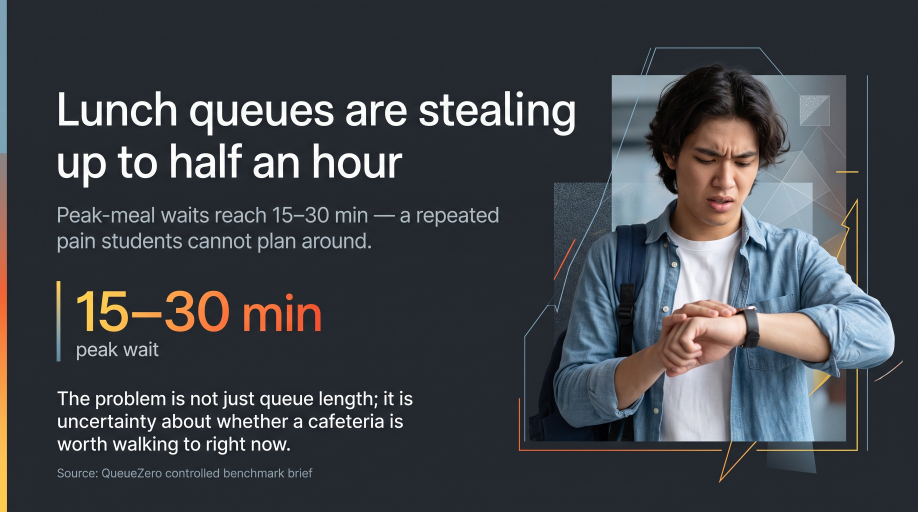
#> input picture benchmark/generated/queuezero/gemini31flash-oracle-v1/problem-hook.jpg, 2752 x 1536 px (shown at 1/3 size)
$ python build_stage4_oracle_reconstruction.py
#> lines starting #> are read from the running program, lines starting #| are printed output that depends on the picture
### src/visual_ir/sample_renderer.py
#!/usr/bin/env python3
"""Render Stage 4 compiled layout solutions into editable PowerPoint objects."""

from __future__ import annotations

import hashlib
import json
from pathlib import Path

from pptx import Presentation
from pptx.dml.color import RGBColor
from pptx.enum.shapes import MSO_CONNECTOR_TYPE, MSO_SHAPE
from pptx.enum.text import MSO_ANCHOR, PP_ALIGN
from pptx.util import Inches, Pt

from src.ir.runtime import load_json, object_index, resolved_object_text
from src.visual_ir.style_runtime import resolve_style_profile

SLIDE_W_IN = 13.333333
SLIDE_H_IN = 7.5
STYLE_PATH = "experiment/queuezero/style_profiles/queuezero_hackathon_v0.json"


def _rgb(value: str) -> RGBColor:
    value = value.lstrip("#")
    return RGBColor(int(value[0:2], 16), int(value[2:4], 16), int(value[4:6], 16))


# [190 lines left out: functions _name_shape, _to_emu_box, _to_emu_points, _shape_signature, _text_for, _add_text and 5 more, not called in this run]


def new_presentation():
    prs = Presentation(); prs.slide_width = Inches(SLIDE_W_IN); prs.slide_height = Inches(SLIDE_H_IN)
    return prs


# [10 lines left out: function render_compiled_sample, not called in this run]

### scripts/build_stage4_oracle_reconstruction.py
#!/usr/bin/env python3
"""Build the first oracle-derived editable reconstruction deck.

The full-slide Gemini outputs are never placed as slide backgrounds. The only
oracle-derived raster used here is a deterministic, text-free crop of the problem
slide's human hero region. All authoritative slide text remains native PowerPoint
text from frozen Semantic IR.
"""

from __future__ import annotations

import copy
import hashlib
import json
import sys
from pathlib import Path

from PIL import Image

ROOT = Path(__file__).resolve().parents[1]
if str(ROOT) not in sys.path:
    sys.path.insert(0, str(ROOT))

from src.ir.runtime import load_json
from src.visual_ir.compiler import compile_slide_ir
from src.visual_ir.sample_renderer import new_presentation, render_layout_slide

GENERATION_ID = "gemini31flash-oracle-v1"
ORACLE_ROOT = ROOT / "benchmark" / "generated" / "queuezero" / GENERATION_ID
OUT = ROOT / "dist" / "stage4" / "oracle_reconstruction_v1"
ASSET_DIR = OUT / "assets"
DERIVED_IR_DIR = OUT / "visual_ir"
BINDINGS_REL = "dist/stage4/oracle_reconstruction_v1/asset_bindings.json"

BASE_IR = {
    "problem-hook": ROOT / "experiment/queuezero/visual_ir/problem_hook.stage4.v0.json",
    "how-it-works": ROOT / "experiment/queuezero/visual_ir/how_it_works.stage4.v0.json",
    "validation-traction": ROOT / "experiment/queuezero/visual_ir/validation_traction.stage4.v0.json",
}
VARIANTS = {
    "problem-hook": "oracle_dark_metric_scene_right",
    "how-it-works": "oracle_visual_system_left_copy_right",
    "validation-traction": "oracle_evidence_field_to_pilot",
}


def sha256(path: Path):
    return hashlib.sha256(path.read_bytes()).hexdigest()


def prepare_problem_hero():
    src = ORACLE_ROOT / "problem-hook.jpg"
    if not src.is_file():
        raise RuntimeError(f"missing persisted visual oracle: {src}")
    ASSET_DIR.mkdir(parents=True, exist_ok=True)
    dst = ASSET_DIR / "problem_person_text_free_crop.jpg"
    with Image.open(src) as im:
#> im is the input picture: PIL image 2752x1536 RGB; mean R, G, B 63, 66.5, 71.8
        w, h = im.size
#> w = 2752; h = 1536
        # Start right of the oracle's raster headline. This deliberately keeps
        # only the human/scene region and excludes all raster typography.
        crop = im.crop((int(w * 0.635), int(h * 0.080), int(w * 0.990), int(h * 0.910)))
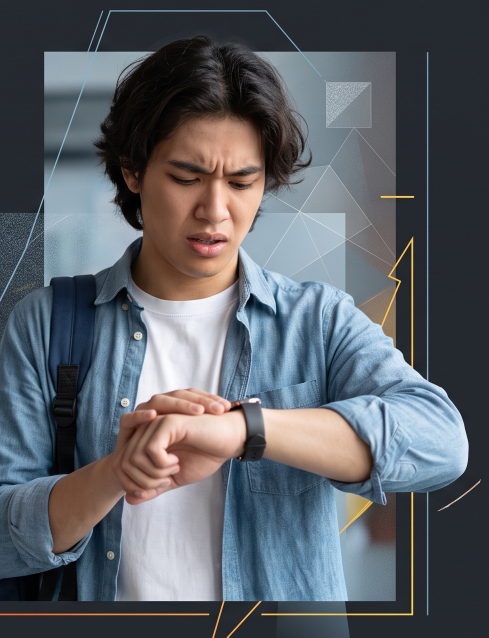
#> crop: PIL image 977x1275 RGB (shown at 1/2 size); mean R, G, B 91.8, 96.4, 103
        crop.save(dst, format="JPEG", quality=92, optimize=True)
    return src, dst


def derived_ir(slide_id: str):
    ir = copy.deepcopy(load_json(BASE_IR[slide_id]))
    ir["status"] = "oracle_reconstruction_v1_not_style_frozen"
    ir["composition"]["variant"] = VARIANTS[slide_id]
    ir["composition"]["selection_reason"] = (
        "Oracle-derived reconstruction variant: preserve frozen semantics while "
        "testing whether stronger composition reduces the visual-ceiling gap."
    )
    ir.setdefault("style", {})["oracle_generation_id"] = GENERATION_ID
    if slide_id == "problem-hook":
        ir["style"]["canvas_background_token"] = "dark_field"
    ir["oracle_reconstruction"] = {
        "visual_oracle_generation_id": GENERATION_ID,
        "semantic_authority": False,
        "full_slide_raster_forbidden": True,
        "variant": VARIANTS[slide_id],
    }
    return ir


def main():
    OUT.mkdir(parents=True, exist_ok=True)
    DERIVED_IR_DIR.mkdir(parents=True, exist_ok=True)
    oracle_src, hero_crop = prepare_problem_hero()

    bindings = {
        "schema_version": "stage4-oracle-reconstruction-bindings-v1",
        "semantic_authority": False,
        "bindings": {
            "problem-hook": {
                "hero_visual_slot": str(hero_crop.relative_to(ROOT)),
            }
        },
        "derived_assets": [{
            "output": str(hero_crop.relative_to(ROOT)),
            "source_oracle": str(oracle_src.relative_to(ROOT)),
            "source_sha256": sha256(oracle_src),
            "output_sha256": sha256(hero_crop),
            "operation": "deterministic_text_free_crop",
            "crop_norm": [0.635, 0.080, 0.355, 0.830],
            "semantic_authority": False,
        }],
    }
    bindings_path = ROOT / BINDINGS_REL
    bindings_path.parent.mkdir(parents=True, exist_ok=True)
    bindings_path.write_text(json.dumps(bindings, indent=2) + "\n", encoding="utf-8")

    prs = new_presentation()
    solutions, realizations, derived_irs = [], [], []
    for slide_id in ("problem-hook", "how-it-works", "validation-traction"):
        ir = derived_ir(slide_id)
        derived_path = DERIVED_IR_DIR / f"{slide_id}.json"
        derived_path.write_text(json.dumps(ir, indent=2) + "\n", encoding="utf-8")
        solution = compile_slide_ir(
            ROOT,
            ir,
            asset_bindings_path=BINDINGS_REL,
            compiler_label="scripts/build_stage4_oracle_reconstruction.py::compile_slide_ir",
        )
        solutions.append(solution)
        realizations.append(render_layout_slide(ROOT, prs, solution))
        derived_irs.append({
            "slide_id": slide_id,
            "path": str(derived_path.relative_to(ROOT)),
            "variant": VARIANTS[slide_id],
            "visual_ir_hash": solution["visual_ir_hash"],
            "semantic_hash": solution["semantic_hash"],
        })

    pptx = OUT / "queuezero_stage4_oracle_reconstruction_v1.pptx"
    prs.save(pptx)
    (OUT / "layout_solutions.json").write_text(json.dumps(solutions, indent=2) + "\n", encoding="utf-8")
    (OUT / "realizations.json").write_text(json.dumps({
        "schema_version": "stage4-oracle-reconstruction-realization-v1",
        "pptx": str(pptx.relative_to(ROOT)),
        "visual_oracle_generation_id": GENERATION_ID,
        "semantic_authority": "frozen_stage3_semantic_ir",
        "full_slide_oracle_raster_used": False,
        "slide_count": len(realizations),
        "derived_visual_ir": derived_irs,
        "slides": realizations,
    }, indent=2) + "\n", encoding="utf-8")
    print(f"Built {pptx}")
    print("Full-slide oracle raster used: false")
    print(f"Slides: {len(realizations)}")


if __name__ == "__main__":
    main()
#> (the call stopped at in new_presentation, `prs = Presentation(); prs.slide_width = Inches(SLIDE_W_IN); prs.slide_..`: pptx is not available in this run)
